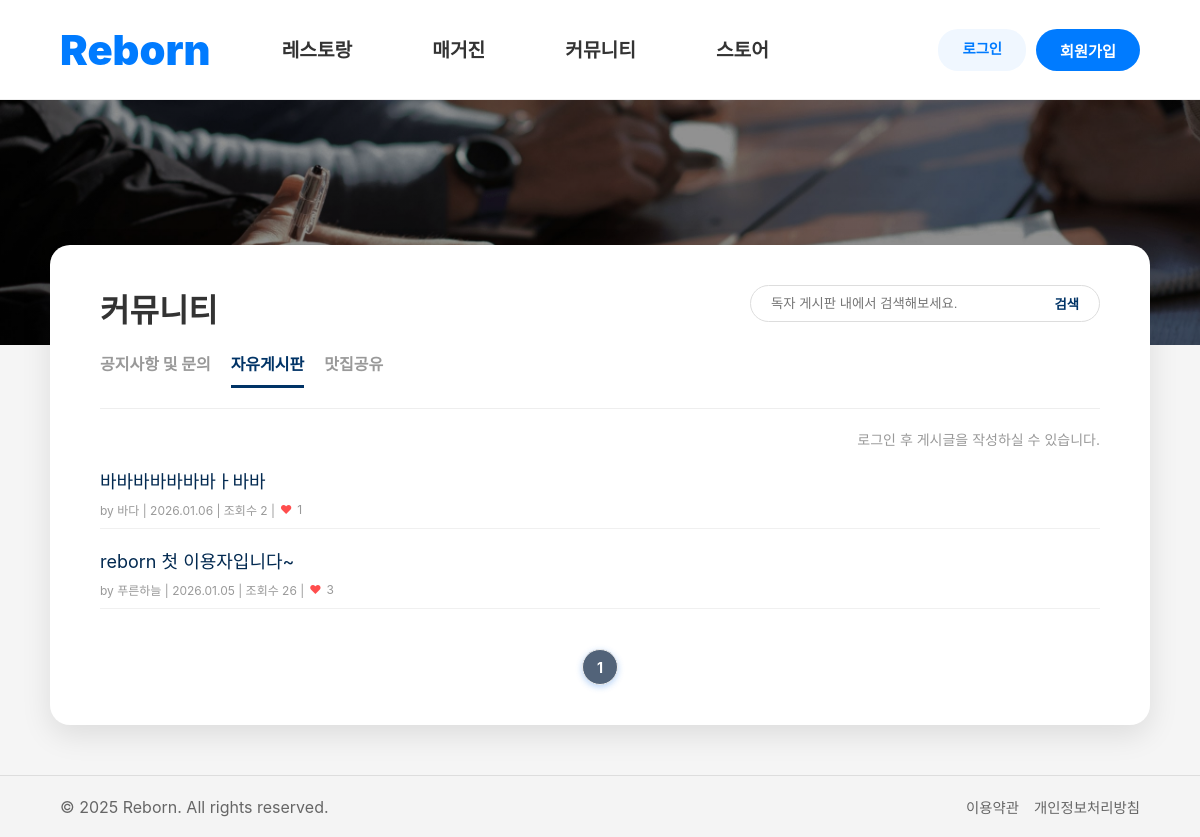
Page /board/blist/ on the earlier database version.
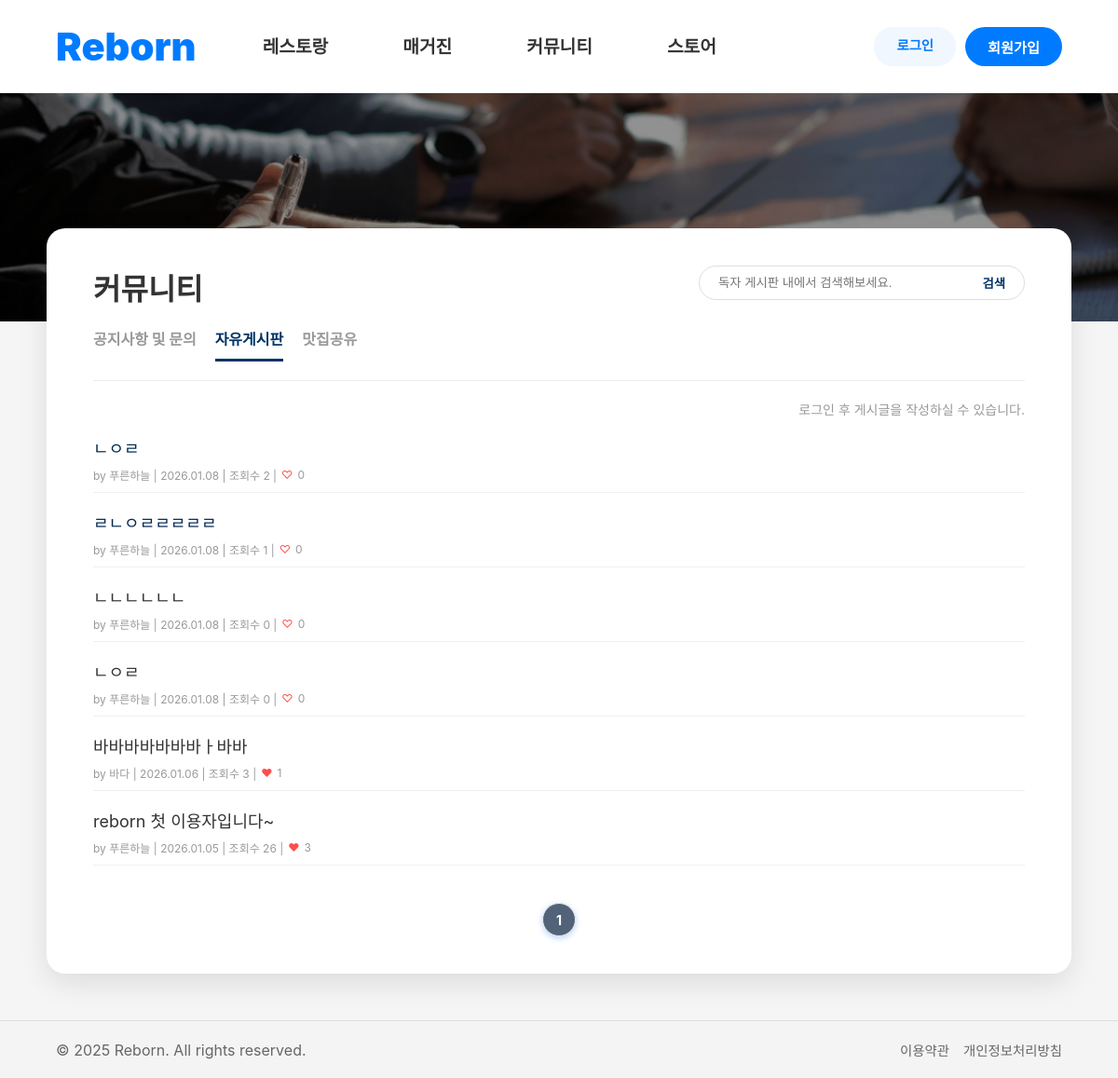
Same page on the later database version.
### board/models.py (models this page shows, shortened)
class Post(models.Model):
    title = models.CharField(max_length=200)
    content = models.TextField()
    author = models.CharField(max_length=50, default='익명')
    created_at = models.DateTimeField(auto_now_add=True)
    views = models.PositiveIntegerField(default=0)
    likes = models.PositiveIntegerField(default=0)
    category = models.CharField(max_length=20, default='general')
    topic = models.CharField(max_length=20, null=True, blank=True)

### board/views.py (the view)
# urls.py: path('blist/', views.blist, name='blist'),
def blist(request):
    all_posts = Post.objects.filter(category='general').order_by('-created_at')
    search_kw = request.GET.get('search', '') # name="search"로 보낸 값
    if search_kw:
        all_posts = all_posts.filter(
            Q(title__icontains=search_kw) | # 제목 검색
            Q(content__icontains=search_kw)   # 내용 검색도 추가하면 더 편리해요!
        ).distinct()
    paginator = Paginator(all_posts, 10) # 10개씩 자르기
    page_number = request.GET.get('page')
    page_obj = paginator.get_page(page_number)
    posts = paginator.get_page(page_number)
    return render(request, 'board/blist.html', {
        'posts': page_obj,      # HTML의 {% for post in posts %} 부분
        'search_kw': search_kw  # 검색창에 내가 쓴 글자를 유지시키기 위해 전달
    })

### board/templates/board/blist.html (shortened to what this page needs)
{% extends "base.html" %}
{% load static %} {% block css %}
<link rel='stylesheet' href="{% static 'css/blist.css' %}">
{% endblock css %}
{% block body %}
<div class="board-wrapper">
    <div class="top-hero"></div>
    <div class="main-container">
        <div class="board-header">
            <div class="header-left">
                <h1 class="title"> 커뮤니티</h1>
                <nav class="tab-menu">
                    <a href="{% url 'board:noticelist' %}">공지사항 및 문의</a>
                    <a href="/board/blist/" class="active">자유게시판</a>
                    <a href="/board/map/" >맛집공유</a>
                </nav>
            </div>
            <div class="header-right">
                <form action="{% url 'board:blist' %}" method="GET" class="search-box">
                    <input type="text" name="search" value="{{ search_kw|default:'' }}" placeholder="독자 게시판 내에서 검색해보세요.">
                    <button type="submit">검색</button>
                </form>
            </div>
        </div>
        <div class="action-row" style="text-align: right; margin-top: 20px;">
            {% if request.session.login_user %}
                <a href="{% url 'board:bwrite' %}" class="btn-write" style="text-decoration: none; display: inline-block;">글쓰기</a>
            {% else %}
                <p style="font-size: 14px; color: #999;">로그인 후 게시글을 작성하실 수 있습니다.</p>
            {% endif %}
        </div>
        <div class="post-list">
            {% for post in posts %}
            <div class="post-item {% if forloop.counter <= 2 %}notice{% endif %}">
                <a href="{% url 'board:bview' post.id %}" class="post-title">{{ post.title }}</a>
                <div class="post-meta">
                    by {{ post.author }} | {{ post.created_at|date:"Y.m.d" }} | 조회수 {{ post.views }}
                    | <span style="color: #ff4d4d;">{% if post.likes > 0 %}♥{% else %}♡{% endif %}</span>{{ post.likes }}
                </div>
            </div>
            {% empty %}
            <div class="no-post">등록된 게시글이 없습니다.</div>
            {% endfor %}
        </div>
        <div class="pagination">
            {% for num in posts.paginator.page_range %}
                <a href="?page={{ num }}" class="num {% if posts.number == num %}active{% endif %}">{{ num }}</a>
            {% endfor %}
        </div>
    </div>
</div>
{% endblock body %}

Differences in the rows shown:
added Post: title "ㄴㅇㄹ", author "푸른하늘", created_at "2026.01.08", views "2", likes "0"
added Post: title "ㄹㄴㅇㄹㄹㄹㄹㄹ", author "푸른하늘", created_at "2026.01.08", views "1", likes "0"
added Post: title "ㄴㄴㄴㄴㄴㄴ", author "푸른하늘", created_at "2026.01.08", views "0", likes "0"
added Post: title "ㄴㅇㄹ", author "푸른하늘", created_at "2026.01.08", views "0", likes "0"
changed Post "바바바바바바바ㅏ바바": views "2" → "3"
